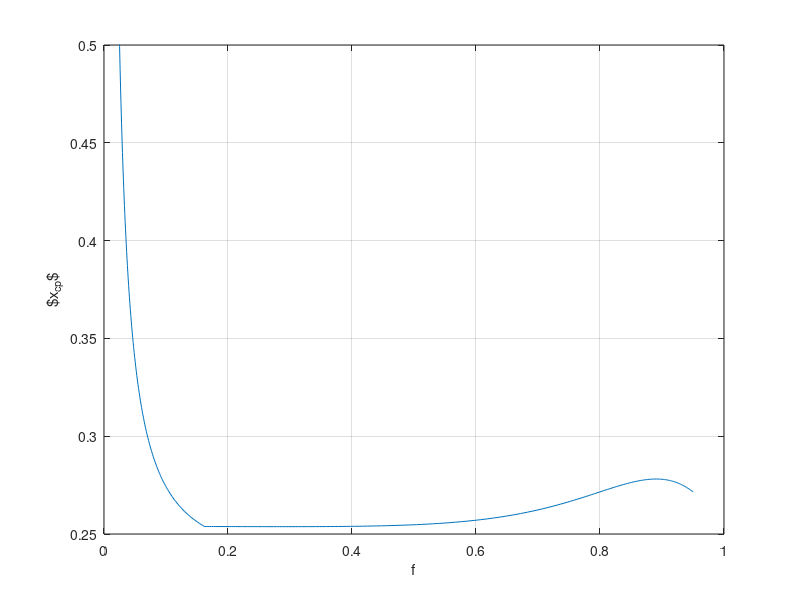

This figure's MATLAB source:
clc
clear
% close all

% Constants
alpha1_0 = 8.2*pi/180;
alpha2_0 = 17.0*pi/180;
f01 = 1; f02 = 0; f03 = 0.02;
fb1 = -0.04995; fb2 = 2.8844; fb3 = 4.08e4;
S1 = 12.066;
S2 = log((f01+fb1*exp(S1*alpha1_0)-f02)/fb2)/alpha1_0;
S3 = log((f02+fb2*exp(S2*alpha2_0)-f03)/fb3)/alpha2_0;
K0 = -3e-3;
K1 = -1e-3;
K2 = -2.5e-2;
kappa = 6;

alpha = pi/180*(0:0.1:40);
f = nan(length(alpha),1);
dCP = f;
f_a2 = f02 + fb2*exp(S2*abs(alpha2_0));
for i=1:length(alpha)
    % f
    if abs(alpha(i)) <= alpha1_0
        f(i) = f01 + fb1*exp(S1*abs(alpha(i)));
    elseif abs(alpha) >= alpha2_0
        f(i) = f03 + fb3*exp(S3*abs(alpha(i)));
    else
        f(i) = f02 + fb2*exp(S2*abs(alpha(i)));
    end   
%     if f(i) < 0.02, f(i) = 0.02; end
    % dCP
    fM = f(i);
    dCP(i) = K0 + K1*(1-fM) + K2*sin(pi*fM^kappa);
    if alpha(i) > alpha2_0
                dCP(i) = dCP(i) + (alpha(i)-alpha2_0)*5*K1*exp(3*fM^(-1/kappa));
%         dCP(i) = K0 + K1*exp(-(4*K2/fM)^1);
    end
end

figure; plot(f,0.25-dCP); grid; xlabel('f'); ylabel('$x_{cp}$'); ylim([0.25 0.5])
% figure; plot(alpha*180/pi,dCP); grid; xlabel('alpha, deg'); ylabel('x_{cp}')